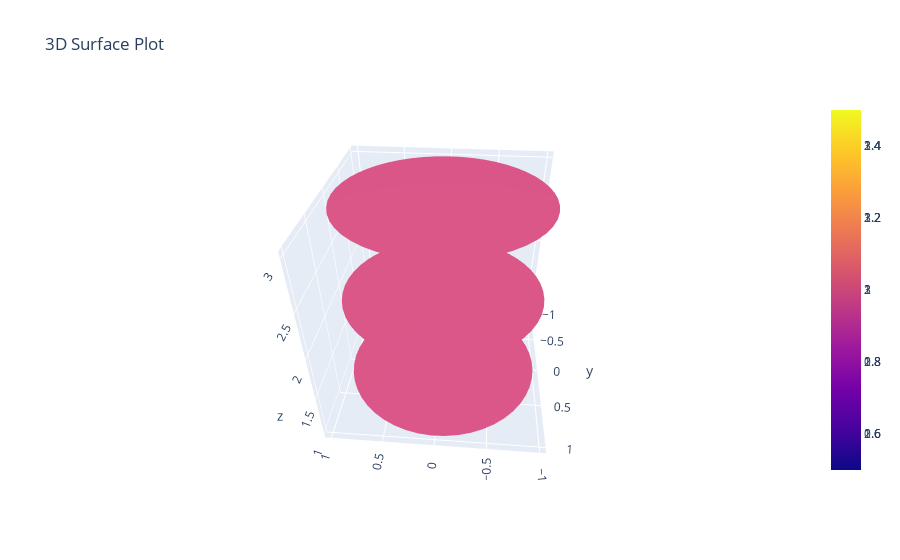

This figure's notebook cell:
### Markdown cell above
Ou, com outros valores de $h$:

### Code cell
av.plot3d_parametric_surface(disc(rho, theta,h=2), 
                             (rho,0,1),(theta,0,2*np.pi), fig=fig)

av.plot3d_parametric_surface(disc(rho, theta, h=3), 
                             (rho,0,1),(theta,0,2*np.pi),fig=fig)

### Figure 1 — Plotly figure (JSON) as saved in the notebook; plotly's stock layout.template omitted (floating-point values rounded to 4 significant figures; data arrays with more than 128 entries replaced by an {"elided": "..."} marker saying what was removed)
{"data": [{"showlegend": false, "type": "surface", "x": {"elided": "50x50 float values"}, "y": {"elided": "50x50 float values"}, "z": {"elided": "50x50 int values"}}, {"showlegend": false, "type": "surface", "x": {"elided": "50x50 float values"}, "y": {"elided": "50x50 float values"}, "z": {"elided": "50x50 int values"}}, {"showlegend": false, "type": "surface", "x": {"elided": "50x50 float values"}, "y": {"elided": "50x50 float values"}, "z": {"elided": "50x50 int values"}}], "layout": {"autosize": true, "scene": {"aspectmode": "cube", "aspectratio": {"x": 1, "y": 1, "z": 1}, "camera": {"center": {"x": 0, "y": 0, "z": 0}, "eye": {"x": -0.1423, "y": 1.728, "z": 1.297}, "projection": {"type": "perspective"}, "up": {"x": 0, "y": 0, "z": 1}}}, "title": {"text": "3D Surface Plot"}, "xaxis": {"title": {"text": "X"}}, "yaxis": {"title": {"text": "Y"}}}}
